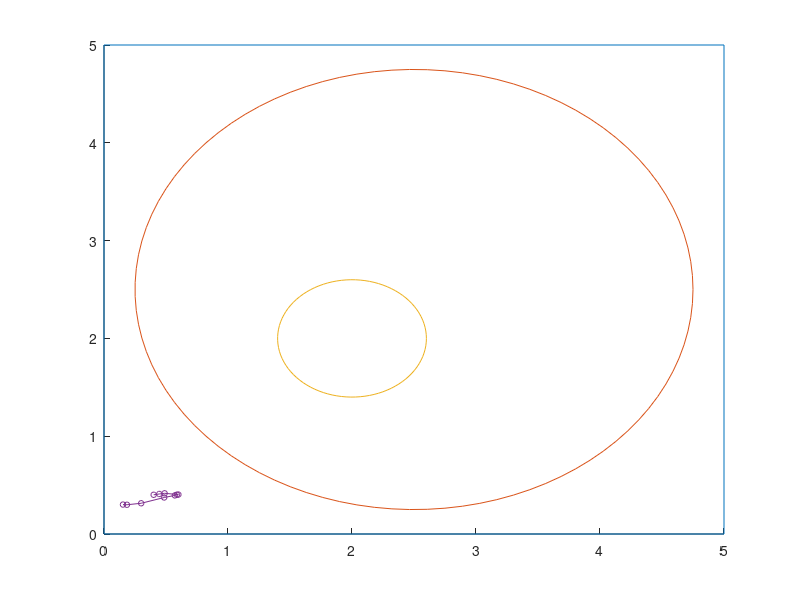

The MATLAB source for this figure:
function myplot7()

load data_0.txt

l = length(data_0);
figure;
axis([0 5 0 5])
hold;
x = [0, 5, 5, 0, 0];
y = [0, 0, 5, 5, 0];
plot(x, y);

t = linspace(0,2*pi,100)';

ar = 2.25;
ax = 2.5; ay = 2.5;
circsax = ar.*cos(t)+ax;  circsay = ar.*sin(t)+ay; 
plot(circsax, circsay); 

br = 0.6;
bx = 2; by = 2;
circsbx = br.*cos(t)+bx;  circsby = br.*sin(t)+by; 
plot(circsbx, circsby);

axis([0 5 0 5])

for e=1:300,
	I = find(data_0(:,1) == e);
	plot(data_0(I,2),data_0(I,3),'-o', 'MarkerSize', 4);
end; 

end;
